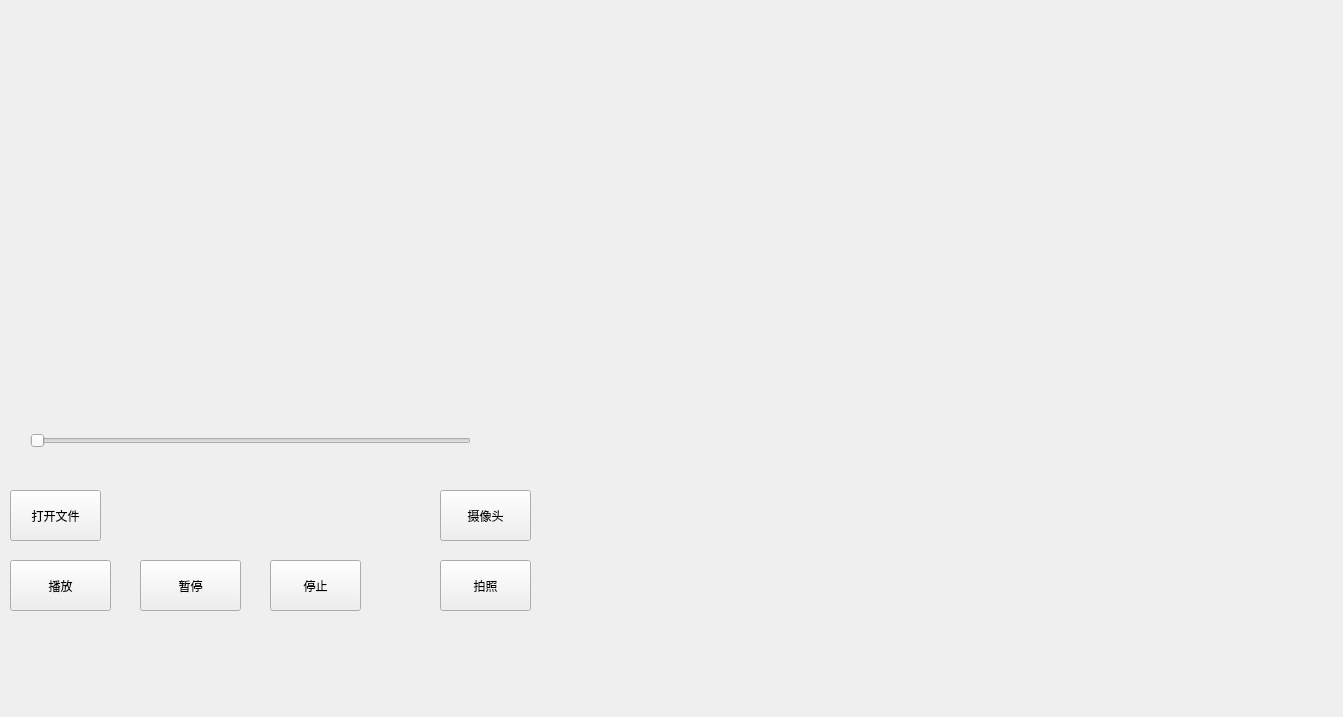
<?xml version="1.0" encoding="UTF-8"?>
<ui version="4.0">
 <class>video</class>
 <widget class="QMainWindow" name="video">
  <property name="geometry">
   <rect>
    <x>0</x>
    <y>0</y>
    <width>1343</width>
    <height>717</height>
   </rect>
  </property>
  <property name="windowTitle">
   <string>video</string>
  </property>
  <widget class="QWidget" name="centralWidget">
   <widget class="QPushButton" name="fileopen">
    <property name="geometry">
     <rect>
      <x>10</x>
      <y>490</y>
      <width>91</width>
      <height>51</height>
     </rect>
    </property>
    <property name="text">
     <string>打开文件</string>
    </property>
   </widget>
   <widget class="QPushButton" name="video_start">
    <property name="geometry">
     <rect>
      <x>10</x>
      <y>560</y>
      <width>101</width>
      <height>51</height>
     </rect>
    </property>
    <property name="text">
     <string>播放</string>
    </property>
   </widget>
   <widget class="QPushButton" name="video_pause">
    <property name="geometry">
     <rect>
      <x>140</x>
      <y>560</y>
      <width>101</width>
      <height>51</height>
     </rect>
    </property>
    <property name="text">
     <string>暂停</string>
    </property>
   </widget>
   <widget class="QPushButton" name="video_stop">
    <property name="geometry">
     <rect>
      <x>270</x>
      <y>560</y>
      <width>91</width>
      <height>51</height>
     </rect>
    </property>
    <property name="text">
     <string>停止</string>
    </property>
   </widget>
   <widget class="QSlider" name="horizontalSlider">
    <property name="geometry">
     <rect>
      <x>30</x>
      <y>420</y>
      <width>441</width>
      <height>41</height>
     </rect>
    </property>
    <property name="orientation">
     <enum>Qt::Horizontal</enum>
    </property>
   </widget>
   <widget class="QPushButton" name="camera_take">
    <property name="geometry">
     <rect>
      <x>440</x>
      <y>560</y>
      <width>91</width>
      <height>51</height>
     </rect>
    </property>
    <property name="text">
     <string>拍照</string>
    </property>
   </widget>
   <widget class="QLabel" name="camera">
    <property name="geometry">
     <rect>
      <x>660</x>
      <y>0</y>
      <width>631</width>
      <height>321</height>
     </rect>
    </property>
    <property name="text">
     <string/>
    </property>
   </widget>
   <widget class="QPushButton" name="camera_button">
    <property name="geometry">
     <rect>
      <x>440</x>
      <y>490</y>
      <width>91</width>
      <height>51</height>
     </rect>
    </property>
    <property name="text">
     <string>摄像头</string>
    </property>
   </widget>
  </widget>
  <action name="actionhei">
   <property name="text">
    <string>hei</string>
   </property>
  </action>
 </widget>
 <layoutdefault spacing="6" margin="11"/>
 <resources/>
 <connections/>
</ui>
